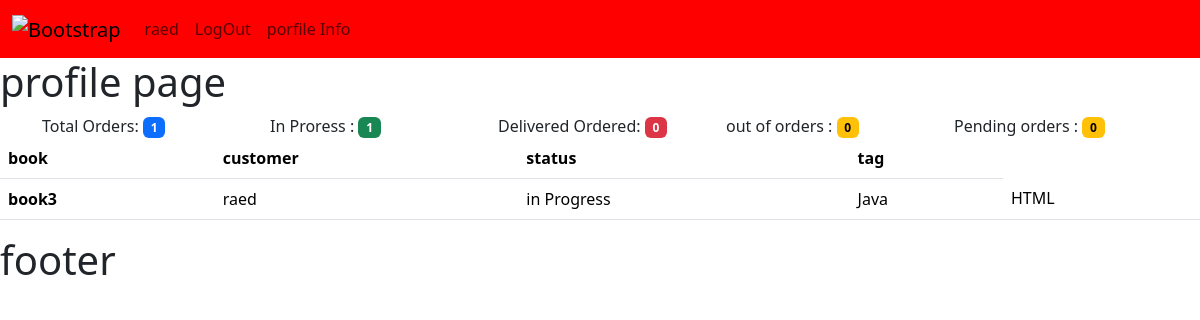
Page /user/ (signed in) on the committed database.
### bookstore/models.py (models this page shows, shortened)
class Order(models.Model):
    STATUS = (
        ("pending" , "pending "),
        ("delivered" , "delivered "),
        ("in Progress" ,"in Progress"),
        ("out of order" , "out of order")
      )
    book = models.ForeignKey(Book, on_delete=models.SET_NULL , null=True)
    customer = models.ForeignKey(Customer, on_delete=models.SET_NULL , null= True)
    status = models.CharField( max_length=90 ,null= True , choices=STATUS )
    tag = models.ManyToManyField(Tag)
    date_created = models.DateField( auto_now_add=True , null= True)

class Book (models.Model):
    CATEGORY = (
        ("Fiction" , "Fiction "),
        ("Mystery" , "Mystery "),
        ("horror" ,"horror")
    )
    name = models.CharField( max_length=90 , null=True)
    Author= models.CharField( max_length=90, null = True)
    price = models.FloatField(null= True)
    category = models.CharField(max_length=90 , null=True, choices=CATEGORY)
    date_created =models.DateField( auto_now_add=True)
    def __str__(self):
        return self.name

class Customer(models.Model):
    user = models.OneToOneField(User, on_delete=models.CASCADE , null=True)
    name = models.CharField( max_length=90 , null = True)
    email= models.CharField( max_length=90, null=True)
    phone = models.CharField( max_length=90, null=True)
    age = models.FloatField(null= True)
    avatar = models.ImageField(blank=True,null=True,default="person.png")
    date_created = models.DateField( auto_now_add=True , null= True)
    def __str__(self):
        return self.name

class Tag(models.Model):
    name= models.CharField(max_length=90 , null= True)

### bookstore/views.py (the view)
# urls.py: path('user/' , views.userProfile, name='user') ,
def userProfile(request):
    orders= request.user.customer.order_set.all()
    t_orders = orders.count()
    P_order = orders.filter(status="pending").count()
    In_order= orders.filter(status ='in Progress').count()
    d_order= orders.filter(status ='delivered').count()
    out_order= orders.filter(status ='out of order').count()
    context = {
        "orders":orders,
        "t_orders" :t_orders ,
        "P_order" :P_order ,
        "In_order" :In_order ,
        "d_order" :d_order ,
        "out_order" :out_order
    }
    return render(request, 'bookstore/profile.html', context)

### bookstore/templates/bookstore/profile.html (shortened to what this page needs)
{% extends "bookstore/main.html" %}
{% block content %}
<h1> profile page</h1>
<div class="container">
    <div class="row">
      <div class="col">
        Total Orders: <span class="badge text-bg-primary">  {{t_orders}} </span>
      </div>
      <div class="col">
        In Proress : <span class="badge text-bg-success">   {{In_order}}</span>
      </div>
      <div class="col">
       Delivered Ordered: <span class="badge text-bg-danger">   {{d_order }}</span>
      </div>
      <div class="col">
        out of orders : <span class="badge text-bg-warning">    {{out_order}}</span>
      </div>
      <div class="col">
        Pending orders : <span class="badge text-bg-warning">    {{P_order}}</span>
    </div>
    </div>
  </div>
<table class="table">
    <thead>
      <tr>
        <th scope="col">book </th>
        <th scope="col">customer </th>
        <th scope="col">status </th>
        <th scope="col">tag </th>
      </tr>
    </thead>
    <tbody>
        {% for item in orders  %}
      <tr>
        <th >{{item.book}}</th>
        <td>{{item.customer}}</td>
        <td>{{item.status}}</td>
        {% for item2 in item.tag.all  %}
        <td>{{item2.name}}</td>
        {% endfor %}
      </tr>
      {% endfor %}
    </tbody>
  </table>
{% endblock content %}

### bookstore/templates/bookstore/navbar.html (shortened to what this page needs)
{% load static %}
<nav class="navbar navbar-expand-lg bg-primary">
    <div class="container-fluid">
      <a class="navbar-brand" href="#">
        <img src="{% static "images/book.png" %}" alt="Bootstrap" width="30" height="24">
      </a>
      <div class="collapse navbar-collapse" id="navbarSupportedContent">
        <ul class="navbar-nav me-auto mb-2 mb-lg-0">
          <li class="nav-item">
            <a class="nav-link" href="#">{{request.user}}</a>
          </li>
          <li class="nav-item">
            <a class="nav-link" href="{% url "logout" %}">LogOut</a>
          </li>
          <li class="nav-item">
            <a class="nav-link" href="{% url "profileInfo" %}">porfile Info</a>
          </li>
      </div>
    </div>
  </nav>

### static/css/style.css (style rules this page uses)
.bg-primary { background-color: red !important; }

### rows in the picture
Order: book "book3", customer "raed", status "in Progress"
Tag: name "Java"
Tag: name "HTML"

### other values in the picture
{{ request.user }} "raed"
{{ t_orders }} "1"
{{ In_order }} "1"
{{ d_order }} "0"
{{ out_order }} "0"
{{ P_order }} "0"
